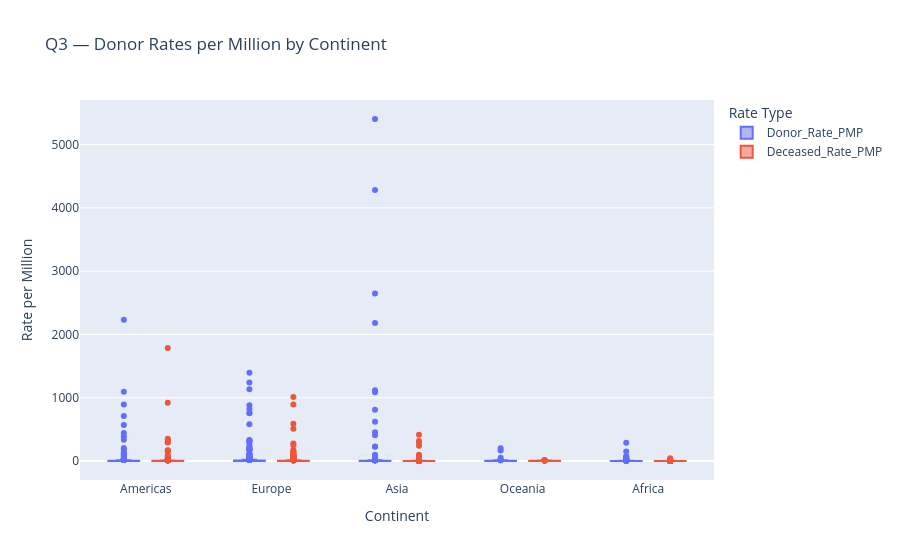

Notebook cell for this chart:
### Markdown cell above
## 2. Descriptive and comparative analysis

### Q3. Which continents have the highest and lowest donor activity per million population?
**Method:** compare mean and median `Donor_Rate_PMP` and `Deceased_Rate_PMP` by continent using boxplots and summary statistics.

### Code cell
rate_cols=[c for c in ["Donor_Rate_PMP","Deceased_Rate_PMP"] if c in df]
summary=df.groupby("Continent",dropna=False)[rate_cols].agg(["mean","median","count"]).round(2)
display(summary)
long=df.melt(id_vars=["Continent"],value_vars=rate_cols,var_name="Rate Type",value_name="Rate per Million").dropna()
fig=px.box(long,x="Continent",y="Rate per Million",color="Rate Type",points="outliers",
           title="Q3 — Donor Rates per Million by Continent")
fig.show()

### Figure 1 — Plotly figure (JSON) as saved in the notebook; plotly's stock layout.template omitted (floating-point values rounded to 4 significant figures; data arrays with more than 128 entries replaced by an {"elided": "..."} marker saying what was removed)
{"data": [{"alignmentgroup": "True", "boxpoints": "outliers", "hovertemplate": "Rate Type=Donor_Rate_PMP<br>Continent=%{x}<br>Rate per Million=%{y}<extra></extra>", "legendgroup": "Donor_Rate_PMP", "marker": {"color": "#636efa"}, "name": "Donor_Rate_PMP", "notched": false, "offsetgroup": "Donor_Rate_PMP", "orientation": "v", "showlegend": true, "type": "box", "x": {"elided": "2058 str values"}, "x0": " ", "xaxis": "x", "y": {"elided": "2058 float values"}, "y0": " ", "yaxis": "y"}, {"alignmentgroup": "True", "boxpoints": "outliers", "hovertemplate": "Rate Type=Deceased_Rate_PMP<br>Continent=%{x}<br>Rate per Million=%{y}<extra></extra>", "legendgroup": "Deceased_Rate_PMP", "marker": {"color": "#EF553B"}, "name": "Deceased_Rate_PMP", "notched": false, "offsetgroup": "Deceased_Rate_PMP", "orientation": "v", "showlegend": true, "type": "box", "x": {"elided": "2058 str values"}, "x0": " ", "xaxis": "x", "y": {"elided": "2058 float values"}, "y0": " ", "yaxis": "y"}], "layout": {"boxmode": "group", "legend": {"title": {"text": "Rate Type"}, "tracegroupgap": 0}, "title": {"text": "Q3 — Donor Rates per Million by Continent"}, "xaxis": {"anchor": "y", "domain": [0, 1], "title": {"text": "Continent"}}, "yaxis": {"anchor": "x", "domain": [0, 1], "title": {"text": "Rate per Million"}}}}
